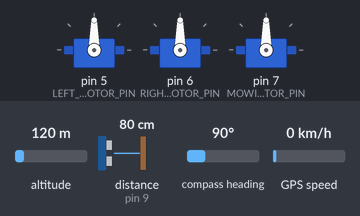
The sketch below on a simulated Arduino Uno, built with avr-gcc and run on an emulated ATmega328P. On the bench: 3 × servo. Inputs (shaded band) come from the test bench; at power-on: distance to the obstacle (sensor on pin 9) 80 cm, altitude 120 m, compass heading 90°, GPS speed 0 km/h. The echo pulse lasts 58.3 µs per cm; the GPS gets a fix after 3 s at 37.7749, -122.4194 with 8 satellites.

Above: at 1.2 s.
1.3 s: distance to the obstacle (sensor on pin 9) set to 2 cm
At 4.8 s:
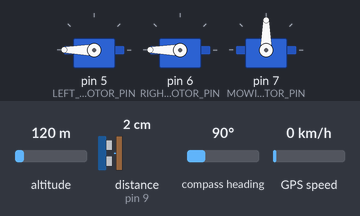
7.9 s: distance to the obstacle (sensor on pin 9) set to 35 cm
11.4 s: distance to the obstacle (sensor on pin 9) set to 4 cm
At 13.8 s:
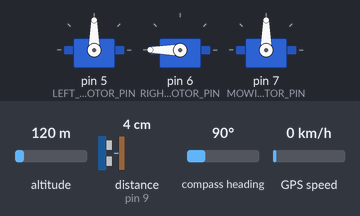
Timing chart, 0 to 24.0 s (numbered marks = the images above; inputs shaded):
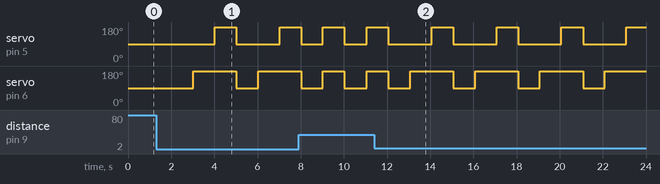

The sketch:

auto_mower.ino
```cpp
#include <Servo.h>
#include <SoftwareSerial.h>
#include <TinyGPS++.h>
#include <NewPing.h>

#define GPS_RX_PIN 2
#define GPS_TX_PIN 3
#define LEFT_MOTOR_PIN 5
#define RIGHT_MOTOR_PIN 6
#define MOWING_MOTOR_PIN 7
#define TRIGGER_PIN 8
#define ECHO_PIN 9

Servo leftMotor;
Servo rightMotor;
Servo mowingMotor;
SoftwareSerial gpsSerial(GPS_RX_PIN, GPS_TX_PIN);
TinyGPSPlus gps;
NewPing sonar(TRIGGER_PIN, ECHO_PIN, 200); // Adjust the maximum distance (in cm) according to your setup

bool isMowingComplete = false;
bool isInsideMowingArea = false;

void setup() {
  Serial.begin(9600);
  gpsSerial.begin(9600);
  leftMotor.attach(LEFT_MOTOR_PIN);
  rightMotor.attach(RIGHT_MOTOR_PIN);
  mowingMotor.attach(MOWING_MOTOR_PIN);
}

void loop() {
  while (gpsSerial.available() > 0) {
    if (gps.encode(gpsSerial.read())) {
      if (gps.location.isValid()) {
        float latitude = gps.location.lat();
        float longitude = gps.location.lng();

        // Your navigation logic goes here
        // Determine if the lawnmower is within the mowing area

        // For example, let's assume a rectangular mowing area
        if (!isMowingComplete) {
          if (isInsideMowingArea) {
            if (checkObstacle()) {
              avoidObstacle();
            } else {
              startMowing();
            }
          } else {
            if (isWithinMowingArea(latitude, longitude)) {
              isInsideMowingArea = true;
            } else {
              // Navigate to the starting point of the mowing area
              float startLatitude = 42.12345; // Update with actual starting latitude
              float startLongitude = -71.98765; // Update with actual starting longitude
              navigateToLocation(startLatitude, startLongitude);
            }
          }
        }
      }
    }
  }
}

void startMowing() {
  // Start the lawnmower's cutting mechanism
  mowingMotor.write(180); // Adjust the angle as per your setup
  delay(2000); // Adjust the delay as per your setup

  // Start the wheels
  leftMotor.write(180); // Adjust the angle as per your setup
  rightMotor.write(180); // Adjust the angle as per your setup

  // Mow the lawn until the lawnmower crosses the boundary
  while (isInsideMowingArea) {
    // Implement your mowing logic here

    // Check if the lawnmower has crossed the boundary
    if (!isWithinMowingArea(gps.location.lat(), gps.location.lng())) {
      isInsideMowingArea = false;
    }
  }

  // Stop the lawnmower
  mowingMotor.write(90); // Adjust the angle to stop the mowing motor
  leftMotor.write(90); // Adjust the angle to stop the left motor
  rightMotor.write(90); // Adjust the angle to stop the right motor

  // Set the mowing complete flag
  isMowingComplete = true;
}

bool isWithinMowingArea(float latitude, float longitude) {
  // Implement your logic to check if the coordinates are within the mowing area
  // Return true if within the area, false otherwise
}

void navigateToLocation(float targetLatitude, float targetLongitude) {
  // Implement your navigation logic here
  // Move the lawnmower towards the target location in a linear path (similar to a Roomba)

  // Calculate the heading angle
  float currentLatitude = gps.location.lat();
  float currentLongitude = gps.location.lng();

  // Calculate the distance to the target location
  float distance = calculateDistance(currentLatitude, currentLongitude, targetLatitude, targetLongitude);

  // Move the lawnmower towards the target location while avoiding obstacles
  while (distance > 0) {
    if (checkObstacle()) {
      avoidObstacle();
    } else {
      moveForward();
      delay(1000); // Adjust the delay as per your setup
      stopMoving();
      delay(1000); // Adjust the delay as per your setup
      distance--;
    }
  }
}

float calculateDistance(float lat1, float lon1, float lat2, float lon2) {
  // Implement your logic to calculate the distance between two GPS coordinates
  // Return the distance in meters
}

bool checkObstacle() {
  // Check if there is an obstacle in front using ultrasonic sensors
  int distance = sonar.ping_cm();

  // Adjust the threshold distance as per your setup
  if (distance > 0 && distance <= 30) {
    return true; // Obstacle detected
  } else {
    return false; // No obstacle detected
  }
}

void avoidObstacle() {
  // Implement your obstacle avoidance logic here
  // For simplicity, let's assume the lawnmower turns 90 degrees to the right and then continues moving

  // Turn right
  rightMotor.write(180); // Adjust the angle as per your setup
  delay(1000); // Adjust the delay as per your setup

  // Move forward
  moveForward();
  delay(1000); // Adjust the delay as per your setup

  // Stop moving
  stopMoving();
  delay(1000); // Adjust the delay as per your setup
}

void moveForward() {
  // Move the lawnmower forward
  leftMotor.write(180); // Adjust the angle as per your setup
  rightMotor.write(180); // Adjust the angle as per your setup
}

void stopMoving() {
  // Stop the lawnmower
  leftMotor.write(90); // Adjust the angle to stop the left motor
  rightMotor.write(90); // Adjust the angle to stop the right motor
}
```

Measured:
- after the input at 11.4 s, servo on pin 5 (LEFT_MOTOR_PIN): alternates 180° for 1.0 s and 90° for 2.0 s, starting after 2.7 s; servo on pin 6 (RIGHT_MOTOR_PIN): alternates 180° for 2.0 s and 90° for 1.0 s, starting after 3.7 s
